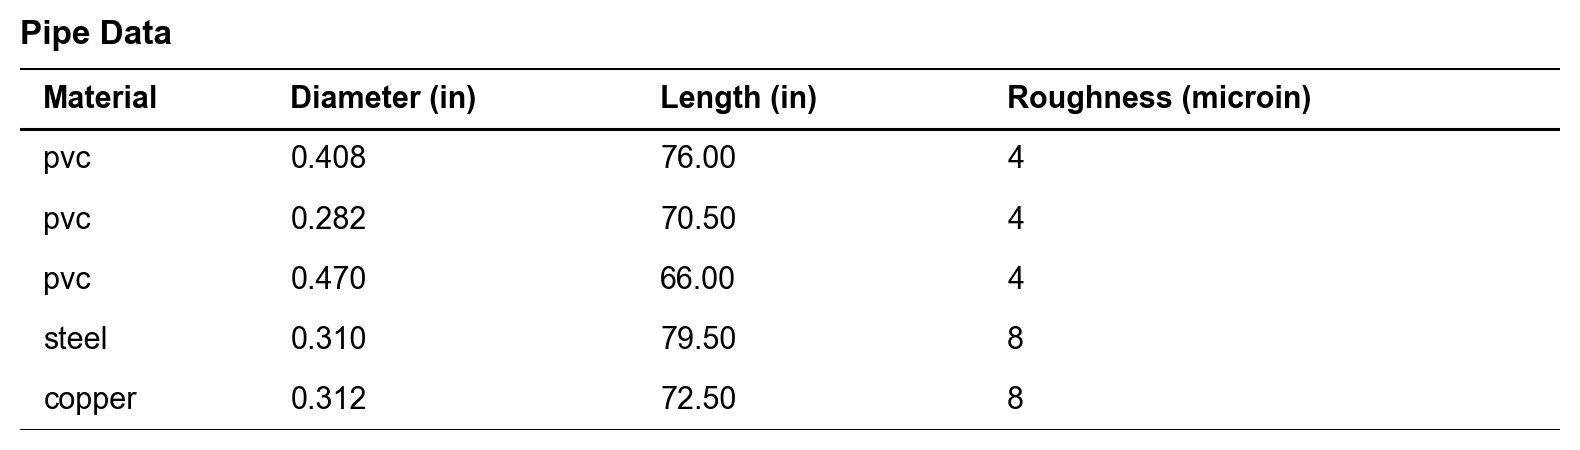

Write the Python code that produced this figure.
import matplotlib.pyplot as plt
from plot_style import style_table

pipes = [("pvc", 0.408, 76, 4), ("pvc", 0.282, 70.5, 4), ("pvc", 0.47, 66, 4), ("steel", 0.31, 79.5, 8), ("copper", 0.312, 72.5, 8)]
#material, diameter in inches, length in inches, roughness in microinches

def save_table_png(rows, filename="pipe_data.png"):
    col_labels = ["Material", "Diameter (in)", "Length (in)", "Roughness (microin)"]
    cell_text = [[material, f"{diameter:.3f}", f"{length:.2f}", f"{roughness:.0f}"]
                 for material, diameter, length, roughness in rows]

    fig, ax = plt.subplots(figsize=(8, 0.6 + 0.35 * len(rows)))
    ax.axis("off")

    table = ax.table(cellText=cell_text, colLabels=col_labels, cellLoc="left", bbox=[0, 0, 1, 1])
    table.auto_set_font_size(False)
    table.set_fontsize(11)
    table.auto_set_column_width(col=list(range(len(col_labels))))

    style_table(ax, table, "Pipe Data")
    fig.tight_layout()
    fig.savefig(filename, dpi=200, bbox_inches="tight")
    plt.close(fig)
    print(f"Saved table to {filename}")

save_table_png(pipes)
